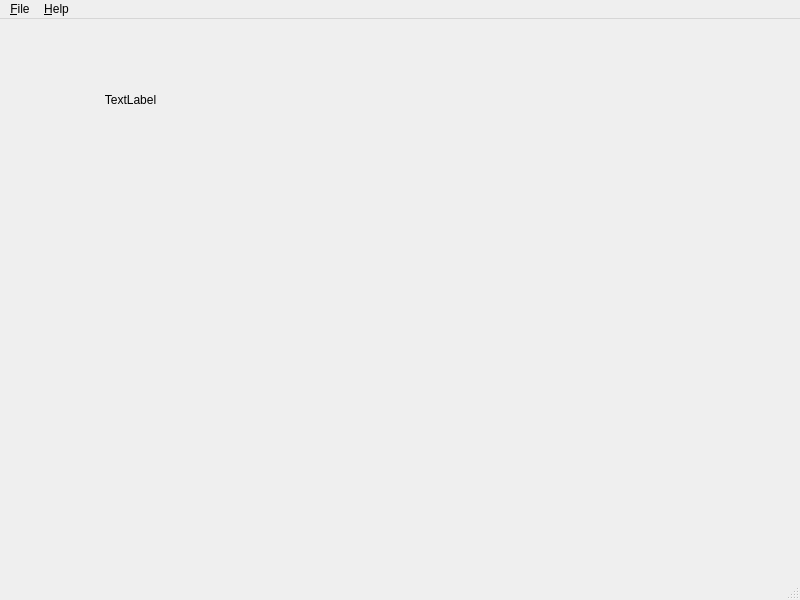
<?xml version="1.0" encoding="UTF-8"?>
<ui version="4.0">
 <class>MainWindow</class>
 <widget class="QMainWindow" name="MainWindow">
  <property name="geometry">
   <rect>
    <x>0</x>
    <y>0</y>
    <width>800</width>
    <height>600</height>
   </rect>
  </property>
  <property name="windowTitle">
   <string>MainWindow</string>
  </property>
  <widget class="QWidget" name="centralwidget">
   <widget class="QLabel" name="labelMsg">
    <property name="geometry">
     <rect>
      <x>60</x>
      <y>50</y>
      <width>141</width>
      <height>61</height>
     </rect>
    </property>
    <property name="text">
     <string>TextLabel</string>
    </property>
    <property name="alignment">
     <set>Qt::AlignCenter</set>
    </property>
   </widget>
  </widget>
  <widget class="QMenuBar" name="menubar">
   <property name="geometry">
    <rect>
     <x>0</x>
     <y>0</y>
     <width>800</width>
     <height>21</height>
    </rect>
   </property>
   <widget class="QMenu" name="menu_File">
    <property name="title">
     <string>&amp;File</string>
    </property>
    <addaction name="actionSayHello"/>
    <addaction name="actionClear"/>
    <addaction name="separator"/>
    <addaction name="actionExit"/>
   </widget>
   <widget class="QMenu" name="menu_Help">
    <property name="title">
     <string>&amp;Help</string>
    </property>
    <addaction name="actionAbout"/>
   </widget>
   <addaction name="menu_File"/>
   <addaction name="menu_Help"/>
  </widget>
  <widget class="QStatusBar" name="statusbar"/>
  <action name="actionSayHello">
   <property name="text">
    <string>Say hello</string>
   </property>
  </action>
  <action name="actionClear">
   <property name="text">
    <string>Clear</string>
   </property>
  </action>
  <action name="actionExit">
   <property name="text">
    <string>Exit</string>
   </property>
  </action>
  <action name="actionAbout">
   <property name="text">
    <string>About</string>
   </property>
  </action>
 </widget>
 <resources/>
 <connections/>
</ui>
